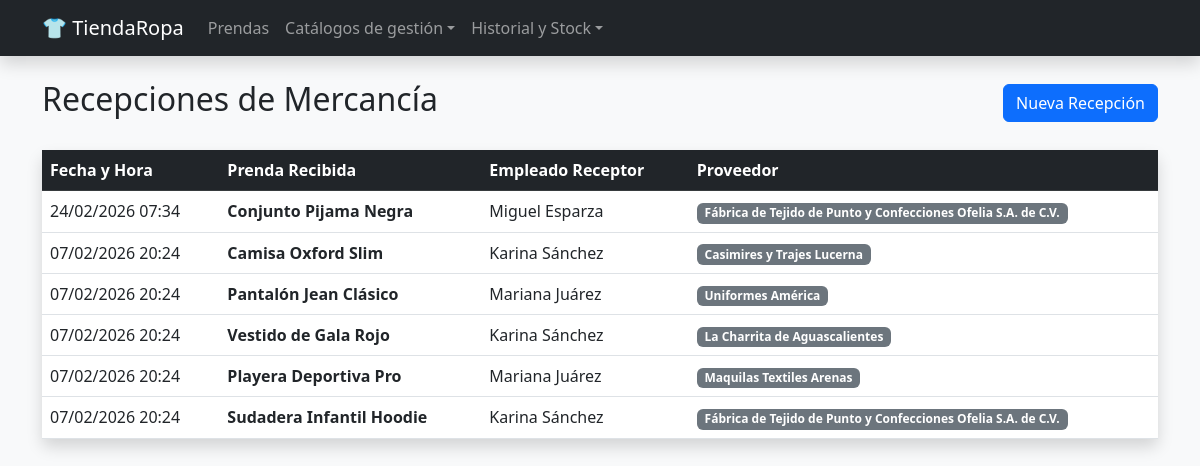
/tienda_ropa/registros.php, run on the app's committed database.
### tables this page shows
CREATE TABLE `registro` (
  `id_registro` int(11) NOT NULL,
  `fecha_registro` datetime DEFAULT current_timestamp(),
  `id_prenda` int(11) NOT NULL,
  `id_empleado` int(11) NOT NULL,
  `id_proveedor` int(11) NOT NULL
);

CREATE TABLE `prenda` (
  `id_prenda` int(11) NOT NULL,
  `nombre` varchar(100) NOT NULL,
  `precio` decimal(10,2) NOT NULL,
  `stock_actual` int(11) DEFAULT 0,
  `id_categoria` int(11) NOT NULL,
  `id_talla` int(11) NOT NULL,
  `id_color` int(11) NOT NULL
);

CREATE TABLE `empleado` (
  `id_empleado` int(11) NOT NULL,
  `nombre` varchar(100) NOT NULL,
  `puesto` varchar(20) NOT NULL
);

CREATE TABLE `proveedor` (
  `id_proveedor` int(11) NOT NULL,
  `nombre` varchar(100) NOT NULL,
  `telefono` char(10) DEFAULT NULL,
  `direccion` varchar(255) DEFAULT NULL
);

### tienda_ropa/registros.php (the view, shortened to what this page needs)
<?php
include 'db.php';
?>
<!DOCTYPE html>
<html lang="es">
<head>
    <link href="https://cdn.jsdelivr.net/npm/bootstrap@5.3.0/dist/css/bootstrap.min.css" rel="stylesheet">
</head>
<body class="bg-light">
    <?php include 'header.php'; ?>
    <div class="container">
        <div class="d-flex justify-content-between align-items-center mb-4">
            <h2>Recepciones de Mercancía</h2>
            <button type="button" class="btn btn-primary" data-bs-toggle="modal" data-bs-target="#modalRegistro">
                Nueva Recepción
            </button>
        </div>
        <div class="card shadow border-0">
            <table class="table table-hover mb-0">
                <thead class="table-dark">
                    <tr>
                        <th>Fecha y Hora</th>
                        <th>Prenda Recibida</th>
                        <th>Empleado Receptor</th>
                        <th>Proveedor</th>
                    </tr>
                </thead>
                <tbody>
                    <?php
                    $sql = "SELECT r.fecha_registro, p.nombre as prenda, e.nombre as empleado, prov.nombre as proveedor
                            FROM registro r
                            JOIN prenda p ON r.id_prenda = p.id_prenda
                            JOIN empleado e ON r.id_empleado = e.id_empleado
                            JOIN proveedor prov ON r.id_proveedor = prov.id_proveedor
                            ORDER BY r.fecha_registro DESC";
                    $res = $conn->query($sql);
                    while ($row = $res->fetch(PDO::FETCH_ASSOC)) {
                        echo "<tr>
                                <td>" . date('d/m/Y H:i', strtotime($row['fecha_registro'])) . "</td>
                                <td><strong>{$row['prenda']}</strong></td>
                                <td>{$row['empleado']}</td>
                                <td><span class='badge bg-secondary'>{$row['proveedor']}</span></td>
                              </tr>";
                    }
                    ?>
                </tbody>
            </table>
        </div>
    </div>
</body>
</html>

### data on the page
registro: fecha_registro "24/02/2026 07:34", id_prenda.nombre "Conjunto Pijama Negra", id_empleado.nombre "Miguel Esparza", id_proveedor.nombre "Fábrica de Tejido de Punto y Confecciones Ofelia S.A. de C.V."
registro: fecha_registro "07/02/2026 20:24", id_prenda.nombre "Camisa Oxford Slim", id_empleado.nombre "Karina Sánchez", id_proveedor.nombre "Casimires y Trajes Lucerna"
registro: fecha_registro "07/02/2026 20:24", id_prenda.nombre "Pantalón Jean Clásico", id_empleado.nombre "Mariana Juárez", id_proveedor.nombre "Uniformes América"
registro: fecha_registro "07/02/2026 20:24", id_prenda.nombre "Vestido de Gala Rojo", id_empleado.nombre "Karina Sánchez", id_proveedor.nombre "La Charrita de Aguascalientes"
registro: fecha_registro "07/02/2026 20:24", id_prenda.nombre "Playera Deportiva Pro", id_empleado.nombre "Mariana Juárez", id_proveedor.nombre "Maquilas Textiles Arenas"
registro: fecha_registro "07/02/2026 20:24", id_prenda.nombre "Sudadera Infantil Hoodie", id_empleado.nombre "Karina Sánchez", id_proveedor.nombre "Fábrica de Tejido de Punto y Confecciones Ofelia S.A. de C.V."
